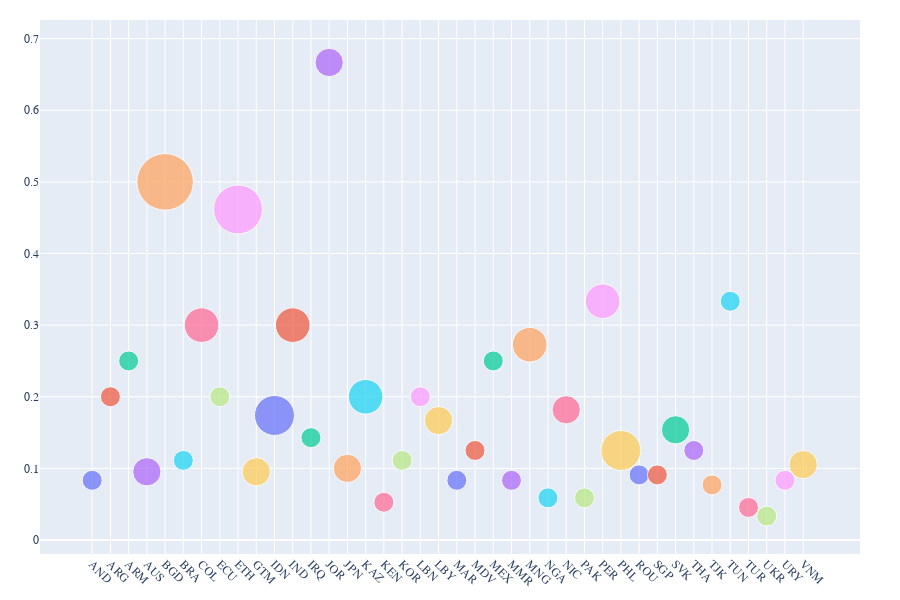

Source (notebook cell):
### Code cell
import pandas as pd
import plotly.express as px

# Load predictions from the requested path
df = pd.read_csv("../q69_pipeline/predictions/q69_predictions_filtered.csv")

# Filter to Q69 labels
q69_labels = ['Q69_1', 'Q69_2', 'Q69_3', 'Q69_4']
df_q69 = df[df['predicted_combined_label'].isin(q69_labels)]

# Aggregate counts by country and label
agg = (
    df_q69.groupby(['B_COUNTRY_ALPHA', 'predicted_combined_label'])
           .size()
           .reset_index(name='sentence_count')
)

# Total Q69 sentences per country for proportional scaling
total_counts = agg.groupby('B_COUNTRY_ALPHA')['sentence_count'].sum().reset_index(name='total_q69_count')
agg = agg.merge(total_counts, on='B_COUNTRY_ALPHA')
agg['proportion'] = agg['sentence_count'] / agg['total_q69_count']

# Subset to Q69_1
agg_q69_1 = agg[agg['predicted_combined_label'] == 'Q69_1'].copy()

# Order countries alphabetically for stable categorical axis rendering
ordered_countries = sorted(agg_q69_1['B_COUNTRY_ALPHA'].unique())
agg_q69_1['B_COUNTRY_ALPHA'] = pd.Categorical(
    agg_q69_1['B_COUNTRY_ALPHA'],
    categories=ordered_countries,
    ordered=True
)

# Scatter plot; legend removed; no plot title; no y-axis title; 45° x-tick labels
fig = px.scatter(
    agg_q69_1,
    x='B_COUNTRY_ALPHA',
    y='proportion',
    size='sentence_count',
    color='B_COUNTRY_ALPHA',  # retained for visual distinction; legend is hidden below
    hover_name='B_COUNTRY_ALPHA',
    labels={'B_COUNTRY_ALPHA': 'Country', 'proportion': '', 'sentence_count': 'Sentence Count'},
    size_max=40,
    height=600
)

# Global typography set to Times New Roman Bold (falls back to Times New Roman if Bold variant unavailable)
bold_times = "Times New Roman Bold, Times New Roman"

fig.update_layout(
    xaxis={'categoryorder': 'array', 'categoryarray': ordered_countries},
    xaxis_tickangle=45,      # 45° tilted country names
    yaxis_title=None,        # no y-axis title
    showlegend=False,        # remove legend
    title=None,              # no plot title
    font=dict(family=bold_times, size=14),  # global font
    hoverlabel=dict(font_family=bold_times, font_size=12),
    margin=dict(l=40, r=40, t=20, b=40)
)

# Ensure axis tick labels also use the bold Times family explicitly
fig.update_xaxes(tickfont=dict(family=bold_times, size=12), title=None)
fig.update_yaxes(tickfont=dict(family=bold_times, size=12), title=None)

fig.show()

### Figure 1 — Plotly figure (JSON) as saved in the notebook; plotly's stock layout.template omitted (floating-point values rounded to 4 significant figures)
{"data": [{"hovertemplate": "<b>%{hovertext}</b><br><br>Country=%{x}<br>=%{y}<br>Sentence Count=%{marker.size}<extra></extra>", "hovertext": ["AND"], "legendgroup": "AND", "marker": {"color": "#636efa", "size": [1], "sizemode": "area", "sizeref": 0.005, "symbol": "circle"}, "mode": "markers", "name": "AND", "orientation": "v", "showlegend": true, "type": "scatter", "x": ["AND"], "xaxis": "x", "y": [0.08333], "yaxis": "y"}, {"hovertemplate": "<b>%{hovertext}</b><br><br>Country=%{x}<br>=%{y}<br>Sentence Count=%{marker.size}<extra></extra>", "hovertext": ["ARG"], "legendgroup": "ARG", "marker": {"color": "#EF553B", "size": [1], "sizemode": "area", "sizeref": 0.005, "symbol": "circle"}, "mode": "markers", "name": "ARG", "orientation": "v", "showlegend": true, "type": "scatter", "x": ["ARG"], "xaxis": "x", "y": [0.2], "yaxis": "y"}, {"hovertemplate": "<b>%{hovertext}</b><br><br>Country=%{x}<br>=%{y}<br>Sentence Count=%{marker.size}<extra></extra>", "hovertext": ["ARM"], "legendgroup": "ARM", "marker": {"color": "#00cc96", "size": [1], "sizemode": "area", "sizeref": 0.005, "symbol": "circle"}, "mode": "markers", "name": "ARM", "orientation": "v", "showlegend": true, "type": "scatter", "x": ["ARM"], "xaxis": "x", "y": [0.25], "yaxis": "y"}, {"hovertemplate": "<b>%{hovertext}</b><br><br>Country=%{x}<br>=%{y}<br>Sentence Count=%{marker.size}<extra></extra>", "hovertext": ["AUS"], "legendgroup": "AUS", "marker": {"color": "#ab63fa", "size": [2], "sizemode": "area", "sizeref": 0.005, "symbol": "circle"}, "mode": "markers", "name": "AUS", "orientation": "v", "showlegend": true, "type": "scatter", "x": ["AUS"], "xaxis": "x", "y": [0.09524], "yaxis": "y"}, {"hovertemplate": "<b>%{hovertext}</b><br><br>Country=%{x}<br>=%{y}<br>Sentence Count=%{marker.size}<extra></extra>", "hovertext": ["BGD"], "legendgroup": "BGD", "marker": {"color": "#FFA15A", "size": [8], "sizemode": "area", "sizeref": 0.005, "symbol": "circle"}, "mode": "markers", "name": "BGD", "orientation": "v", "showlegend": true, "type": "scatter", "x": ["BGD"], "xaxis": "x", "y": [0.5], "yaxis": "y"}, {"hovertemplate": "<b>%{hovertext}</b><br><br>Country=%{x}<br>=%{y}<br>Sentence Count=%{marker.size}<extra></extra>", "hovertext": ["BRA"], "legendgroup": "BRA", "marker": {"color": "#19d3f3", "size": [1], "sizemode": "area", "sizeref": 0.005, "symbol": "circle"}, "mode": "markers", "name": "BRA", "orientation": "v", "showlegend": true, "type": "scatter", "x": ["BRA"], "xaxis": "x", "y": [0.1111], "yaxis": "y"}, {"hovertemplate": "<b>%{hovertext}</b><br><br>Country=%{x}<br>=%{y}<br>Sentence Count=%{marker.size}<extra></extra>", "hovertext": ["COL"], "legendgroup": "COL", "marker": {"color": "#FF6692", "size": [3], "sizemode": "area", "sizeref": 0.005, "symbol": "circle"}, "mode": "markers", "name": "COL", "orientation": "v", "showlegend": true, "type": "scatter", "x": ["COL"], "xaxis": "x", "y": [0.3], "yaxis": "y"}, {"hovertemplate": "<b>%{hovertext}</b><br><br>Country=%{x}<br>=%{y}<br>Sentence Count=%{marker.size}<extra></extra>", "hovertext": ["ECU"], "legendgroup": "ECU", "marker": {"color": "#B6E880", "size": [1], "sizemode": "area", "sizeref": 0.005, "symbol": "circle"}, "mode": "markers", "name": "ECU", "orientation": "v", "showlegend": true, "type": "scatter", "x": ["ECU"], "xaxis": "x", "y": [0.2], "yaxis": "y"}, {"hovertemplate": "<b>%{hovertext}</b><br><br>Country=%{x}<br>=%{y}<br>Sentence Count=%{marker.size}<extra></extra>", "hovertext": ["ETH"], "legendgroup": "ETH", "marker": {"color": "#FF97FF", "size": [6], "sizemode": "area", "sizeref": 0.005, "symbol": "circle"}, "mode": "markers", "name": "ETH", "orientation": "v", "showlegend": true, "type": "scatter", "x": ["ETH"], "xaxis": "x", "y": [0.4615], "yaxis": "y"}, {"hovertemplate": "<b>%{hovertext}</b><br><br>Country=%{x}<br>=%{y}<br>Sentence Count=%{marker.size}<extra></extra>", "hovertext": ["GTM"], "legendgroup": "GTM", "marker": {"color": "#FECB52", "size": [2], "sizemode": "area", "sizeref": 0.005, "symbol": "circle"}, "mode": "markers", "name": "GTM", "orientation": "v", "showlegend": true, "type": "scatter", "x": ["GTM"], "xaxis": "x", "y": [0.09524], "yaxis": "y"}, {"hovertemplate": "<b>%{hovertext}</b><br><br>Country=%{x}<br>=%{y}<br>Sentence Count=%{marker.size}<extra></extra>", "hovertext": ["IDN"], "legendgroup": "IDN", "marker": {"color": "#636efa", "size": [4], "sizemode": "area", "sizeref": 0.005, "symbol": "circle"}, "mode": "markers", "name": "IDN", "orientation": "v", "showlegend": true, "type": "scatter", "x": ["IDN"], "xaxis": "x", "y": [0.1739], "yaxis": "y"}, {"hovertemplate": "<b>%{hovertext}</b><br><br>Country=%{x}<br>=%{y}<br>Sentence Count=%{marker.size}<extra></extra>", "hovertext": ["IND"], "legendgroup": "IND", "marker": {"color": "#EF553B", "size": [3], "sizemode": "area", "sizeref": 0.005, "symbol": "circle"}, "mode": "markers", "name": "IND", "orientation": "v", "showlegend": true, "type": "scatter", "x": ["IND"], "xaxis": "x", "y": [0.3], "yaxis": "y"}, {"hovertemplate": "<b>%{hovertext}</b><br><br>Country=%{x}<br>=%{y}<br>Sentence Count=%{marker.size}<extra></extra>", "hovertext": ["IRQ"], "legendgroup": "IRQ", "marker": {"color": "#00cc96", "size": [1], "sizemode": "area", "sizeref": 0.005, "symbol": "circle"}, "mode": "markers", "name": "IRQ", "orientation": "v", "showlegend": true, "type": "scatter", "x": ["IRQ"], "xaxis": "x", "y": [0.1429], "yaxis": "y"}, {"hovertemplate": "<b>%{hovertext}</b><br><br>Country=%{x}<br>=%{y}<br>Sentence Count=%{marker.size}<extra></extra>", "hovertext": ["JOR"], "legendgroup": "JOR", "marker": {"color": "#ab63fa", "size": [2], "sizemode": "area", "sizeref": 0.005, "symbol": "circle"}, "mode": "markers", "name": "JOR", "orientation": "v", "showlegend": true, "type": "scatter", "x": ["JOR"], "xaxis": "x", "y": [0.6667], "yaxis": "y"}, {"hovertemplate": "<b>%{hovertext}</b><br><br>Country=%{x}<br>=%{y}<br>Sentence Count=%{marker.size}<extra></extra>", "hovertext": ["JPN"], "legendgroup": "JPN", "marker": {"color": "#FFA15A", "size": [2], "sizemode": "area", "sizeref": 0.005, "symbol": "circle"}, "mode": "markers", "name": "JPN", "orientation": "v", "showlegend": true, "type": "scatter", "x": ["JPN"], "xaxis": "x", "y": [0.1], "yaxis": "y"}, {"hovertemplate": "<b>%{hovertext}</b><br><br>Country=%{x}<br>=%{y}<br>Sentence Count=%{marker.size}<extra></extra>", "hovertext": ["KAZ"], "legendgroup": "KAZ", "marker": {"color": "#19d3f3", "size": [3], "sizemode": "area", "sizeref": 0.005, "symbol": "circle"}, "mode": "markers", "name": "KAZ", "orientation": "v", "showlegend": true, "type": "scatter", "x": ["KAZ"], "xaxis": "x", "y": [0.2], "yaxis": "y"}, {"hovertemplate": "<b>%{hovertext}</b><br><br>Country=%{x}<br>=%{y}<br>Sentence Count=%{marker.size}<extra></extra>", "hovertext": ["KEN"], "legendgroup": "KEN", "marker": {"color": "#FF6692", "size": [1], "sizemode": "area", "sizeref": 0.005, "symbol": "circle"}, "mode": "markers", "name": "KEN", "orientation": "v", "showlegend": true, "type": "scatter", "x": ["KEN"], "xaxis": "x", "y": [0.05263], "yaxis": "y"}, {"hovertemplate": "<b>%{hovertext}</b><br><br>Country=%{x}<br>=%{y}<br>Sentence Count=%{marker.size}<extra></extra>", "hovertext": ["KOR"], "legendgroup": "KOR", "marker": {"color": "#B6E880", "size": [1], "sizemode": "area", "sizeref": 0.005, "symbol": "circle"}, "mode": "markers", "name": "KOR", "orientation": "v", "showlegend": true, "type": "scatter", "x": ["KOR"], "xaxis": "x", "y": [0.1111], "yaxis": "y"}, {"hovertemplate": "<b>%{hovertext}</b><br><br>Country=%{x}<br>=%{y}<br>Sentence Count=%{marker.size}<extra></extra>", "hovertext": ["LBN"], "legendgroup": "LBN", "marker": {"color": "#FF97FF", "size": [1], "sizemode": "area", "sizeref": 0.005, "symbol": "circle"}, "mode": "markers", "name": "LBN", "orientation": "v", "showlegend": true, "type": "scatter", "x": ["LBN"], "xaxis": "x", "y": [0.2], "yaxis": "y"}, {"hovertemplate": "<b>%{hovertext}</b><br><br>Country=%{x}<br>=%{y}<br>Sentence Count=%{marker.size}<extra></extra>", "hovertext": ["LBY"], "legendgroup": "LBY", "marker": {"color": "#FECB52", "size": [2], "sizemode": "area", "sizeref": 0.005, "symbol": "circle"}, "mode": "markers", "name": "LBY", "orientation": "v", "showlegend": true, "type": "scatter", "x": ["LBY"], "xaxis": "x", "y": [0.1667], "yaxis": "y"}, {"hovertemplate": "<b>%{hovertext}</b><br><br>Country=%{x}<br>=%{y}<br>Sentence Count=%{marker.size}<extra></extra>", "hovertext": ["MAR"], "legendgroup": "MAR", "marker": {"color": "#636efa", "size": [1], "sizemode": "area", "sizeref": 0.005, "symbol": "circle"}, "mode": "markers", "name": "MAR", "orientation": "v", "showlegend": true, "type": "scatter", "x": ["MAR"], "xaxis": "x", "y": [0.08333], "yaxis": "y"}, {"hovertemplate": "<b>%{hovertext}</b><br><br>Country=%{x}<br>=%{y}<br>Sentence Count=%{marker.size}<extra></extra>", "hovertext": ["MDV"], "legendgroup": "MDV", "marker": {"color": "#EF553B", "size": [1], "sizemode": "area", "sizeref": 0.005, "symbol": "circle"}, "mode": "markers", "name": "MDV", "orientation": "v", "showlegend": true, "type": "scatter", "x": ["MDV"], "xaxis": "x", "y": [0.125], "yaxis": "y"}, {"hovertemplate": "<b>%{hovertext}</b><br><br>Country=%{x}<br>=%{y}<br>Sentence Count=%{marker.size}<extra></extra>", "hovertext": ["MEX"], "legendgroup": "MEX", "marker": {"color": "#00cc96", "size": [1], "sizemode": "area", "sizeref": 0.005, "symbol": "circle"}, "mode": "markers", "name": "MEX", "orientation": "v", "showlegend": true, "type": "scatter", "x": ["MEX"], "xaxis": "x", "y": [0.25], "yaxis": "y"}, {"hovertemplate": "<b>%{hovertext}</b><br><br>Country=%{x}<br>=%{y}<br>Sentence Count=%{marker.size}<extra></extra>", "hovertext": ["MMR"], "legendgroup": "MMR", "marker": {"color": "#ab63fa", "size": [1], "sizemode": "area", "sizeref": 0.005, "symbol": "circle"}, "mode": "markers", "name": "MMR", "orientation": "v", "showlegend": true, "type": "scatter", "x": ["MMR"], "xaxis": "x", "y": [0.08333], "yaxis": "y"}, {"hovertemplate": "<b>%{hovertext}</b><br><br>Country=%{x}<br>=%{y}<br>Sentence Count=%{marker.size}<extra></extra>", "hovertext": ["MNG"], "legendgroup": "MNG", "marker": {"color": "#FFA15A", "size": [3], "sizemode": "area", "sizeref": 0.005, "symbol": "circle"}, "mode": "markers", "name": "MNG", "orientation": "v", "showlegend": true, "type": "scatter", "x": ["MNG"], "xaxis": "x", "y": [0.2727], "yaxis": "y"}, {"hovertemplate": "<b>%{hovertext}</b><br><br>Country=%{x}<br>=%{y}<br>Sentence Count=%{marker.size}<extra></extra>", "hovertext": ["NGA"], "legendgroup": "NGA", "marker": {"color": "#19d3f3", "size": [1], "sizemode": "area", "sizeref": 0.005, "symbol": "circle"}, "mode": "markers", "name": "NGA", "orientation": "v", "showlegend": true, "type": "scatter", "x": ["NGA"], "xaxis": "x", "y": [0.05882], "yaxis": "y"}, {"hovertemplate": "<b>%{hovertext}</b><br><br>Country=%{x}<br>=%{y}<br>Sentence Count=%{marker.size}<extra></extra>", "hovertext": ["NIC"], "legendgroup": "NIC", "marker": {"color": "#FF6692", "size": [2], "sizemode": "area", "sizeref": 0.005, "symbol": "circle"}, "mode": "markers", "name": "NIC", "orientation": "v", "showlegend": true, "type": "scatter", "x": ["NIC"], "xaxis": "x", "y": [0.1818], "yaxis": "y"}, {"hovertemplate": "<b>%{hovertext}</b><br><br>Country=%{x}<br>=%{y}<br>Sentence Count=%{marker.size}<extra></extra>", "hovertext": ["PAK"], "legendgroup": "PAK", "marker": {"color": "#B6E880", "size": [1], "sizemode": "area", "sizeref": 0.005, "symbol": "circle"}, "mode": "markers", "name": "PAK", "orientation": "v", "showlegend": true, "type": "scatter", "x": ["PAK"], "xaxis": "x", "y": [0.05882], "yaxis": "y"}, {"hovertemplate": "<b>%{hovertext}</b><br><br>Country=%{x}<br>=%{y}<br>Sentence Count=%{marker.size}<extra></extra>", "hovertext": ["PER"], "legendgroup": "PER", "marker": {"color": "#FF97FF", "size": [3], "sizemode": "area", "sizeref": 0.005, "symbol": "circle"}, "mode": "markers", "name": "PER", "orientation": "v", "showlegend": true, "type": "scatter", "x": ["PER"], "xaxis": "x", "y": [0.3333], "yaxis": "y"}, {"hovertemplate": "<b>%{hovertext}</b><br><br>Country=%{x}<br>=%{y}<br>Sentence Count=%{marker.size}<extra></extra>", "hovertext": ["PHL"], "legendgroup": "PHL", "marker": {"color": "#FECB52", "size": [4], "sizemode": "area", "sizeref": 0.005, "symbol": "circle"}, "mode": "markers", "name": "PHL", "orientation": "v", "showlegend": true, "type": "scatter", "x": ["PHL"], "xaxis": "x", "y": [0.125], "yaxis": "y"}, {"hovertemplate": "<b>%{hovertext}</b><br><br>Country=%{x}<br>=%{y}<br>Sentence Count=%{marker.size}<extra></extra>", "hovertext": ["ROU"], "legendgroup": "ROU", "marker": {"color": "#636efa", "size": [1], "sizemode": "area", "sizeref": 0.005, "symbol": "circle"}, "mode": "markers", "name": "ROU", "orientation": "v", "showlegend": true, "type": "scatter", "x": ["ROU"], "xaxis": "x", "y": [0.09091], "yaxis": "y"}, {"hovertemplate": "<b>%{hovertext}</b><br><br>Country=%{x}<br>=%{y}<br>Sentence Count=%{marker.size}<extra></extra>", "hovertext": ["SGP"], "legendgroup": "SGP", "marker": {"color": "#EF553B", "size": [1], "sizemode": "area", "sizeref": 0.005, "symbol": "circle"}, "mode": "markers", "name": "SGP", "orientation": "v", "showlegend": true, "type": "scatter", "x": ["SGP"], "xaxis": "x", "y": [0.09091], "yaxis": "y"}, {"hovertemplate": "<b>%{hovertext}</b><br><br>Country=%{x}<br>=%{y}<br>Sentence Count=%{marker.size}<extra></extra>", "hovertext": ["SVK"], "legendgroup": "SVK", "marker": {"color": "#00cc96", "size": [2], "sizemode": "area", "sizeref": 0.005, "symbol": "circle"}, "mode": "markers", "name": "SVK", "orientation": "v", "showlegend": true, "type": "scatter", "x": ["SVK"], "xaxis": "x", "y": [0.1538], "yaxis": "y"}, {"hovertemplate": "<b>%{hovertext}</b><br><br>Country=%{x}<br>=%{y}<br>Sentence Count=%{marker.size}<extra></extra>", "hovertext": ["THA"], "legendgroup": "THA", "marker": {"color": "#ab63fa", "size": [1], "sizemode": "area", "sizeref": 0.005, "symbol": "circle"}, "mode": "markers", "name": "THA", "orientation": "v", "showlegend": true, "type": "scatter", "x": ["THA"], "xaxis": "x", "y": [0.125], "yaxis": "y"}, {"hovertemplate": "<b>%{hovertext}</b><br><br>Country=%{x}<br>=%{y}<br>Sentence Count=%{marker.size}<extra></extra>", "hovertext": ["TJK"], "legendgroup": "TJK", "marker": {"color": "#FFA15A", "size": [1], "sizemode": "area", "sizeref": 0.005, "symbol": "circle"}, "mode": "markers", "name": "TJK", "orientation": "v", "showlegend": true, "type": "scatter", "x": ["TJK"], "xaxis": "x", "y": [0.07692], "yaxis": "y"}, {"hovertemplate": "<b>%{hovertext}</b><br><br>Country=%{x}<br>=%{y}<br>Sentence Count=%{marker.size}<extra></extra>", "hovertext": ["TUN"], "legendgroup": "TUN", "marker": {"color": "#19d3f3", "size": [1], "sizemode": "area", "sizeref": 0.005, "symbol": "circle"}, "mode": "markers", "name": "TUN", "orientation": "v", "showlegend": true, "type": "scatter", "x": ["TUN"], "xaxis": "x", "y": [0.3333], "yaxis": "y"}, {"hovertemplate": "<b>%{hovertext}</b><br><br>Country=%{x}<br>=%{y}<br>Sentence Count=%{marker.size}<extra></extra>", "hovertext": ["TUR"], "legendgroup": "TUR", "marker": {"color": "#FF6692", "size": [1], "sizemode": "area", "sizeref": 0.005, "symbol": "circle"}, "mode": "markers", "name": "TUR", "orientation": "v", "showlegend": true, "type": "scatter", "x": ["TUR"], "xaxis": "x", "y": [0.04545], "yaxis": "y"}, {"hovertemplate": "<b>%{hovertext}</b><br><br>Country=%{x}<br>=%{y}<br>Sentence Count=%{marker.size}<extra></extra>", "hovertext": ["UKR"], "legendgroup": "UKR", "marker": {"color": "#B6E880", "size": [1], "sizemode": "area", "sizeref": 0.005, "symbol": "circle"}, "mode": "markers", "name": "UKR", "orientation": "v", "showlegend": true, "type": "scatter", "x": ["UKR"], "xaxis": "x", "y": [0.03333], "yaxis": "y"}, {"hovertemplate": "<b>%{hovertext}</b><br><br>Country=%{x}<br>=%{y}<br>Sentence Count=%{marker.size}<extra></extra>", "hovertext": ["URY"], "legendgroup": "URY", "marker": {"color": "#FF97FF", "size": [1], "sizemode": "area", "sizeref": 0.005, "symbol": "circle"}, "mode": "markers", "name": "URY", "orientation": "v", "showlegend": true, "type": "scatter", "x": ["URY"], "xaxis": "x", "y": [0.08333], "yaxis": "y"}, {"hovertemplate": "<b>%{hovertext}</b><br><br>Country=%{x}<br>=%{y}<br>Sentence Count=%{marker.size}<extra></extra>", "hovertext": ["VNM"], "legendgroup": "VNM", "marker": {"color": "#FECB52", "size": [2], "sizemode": "area", "sizeref": 0.005, "symbol": "circle"}, "mode": "markers", "name": "VNM", "orientation": "v", "showlegend": true, "type": "scatter", "x": ["VNM"], "xaxis": "x", "y": [0.1053], "yaxis": "y"}], "layout": {"font": {"family": "Times New Roman Bold, Times New Roman", "size": 14}, "height": 600, "hoverlabel": {"font": {"family": "Times New Roman Bold, Times New Roman", "size": 12}}, "legend": {"itemsizing": "constant", "title": {"text": "Country"}, "tracegroupgap": 0}, "margin": {"b": 40, "l": 40, "r": 40, "t": 20}, "showlegend": false, "title": {}, "xaxis": {"anchor": "y", "categoryarray": ["AND", "ARG", "ARM", "AUS", "BGD", "BRA", "COL", "ECU", "ETH", "GTM", "IDN", "IND", "IRQ", "JOR", "JPN", "KAZ", "KEN", "KOR", "LBN", "LBY", "MAR", "MDV", "MEX", "MMR", "MNG", "NGA", "NIC", "PAK", "PER", "PHL", "ROU", "SGP", "SVK", "THA", "TJK", "TUN", "TUR", "UKR", "URY", "VNM"], "categoryorder": "array", "domain": [0, 1], "tickangle": 45, "tickfont": {"family": "Times New Roman Bold, Times New Roman", "size": 12}, "title": {}}, "yaxis": {"anchor": "x", "domain": [0, 1], "tickfont": {"family": "Times New Roman Bold, Times New Roman", "size": 12}, "title": {}}}}
